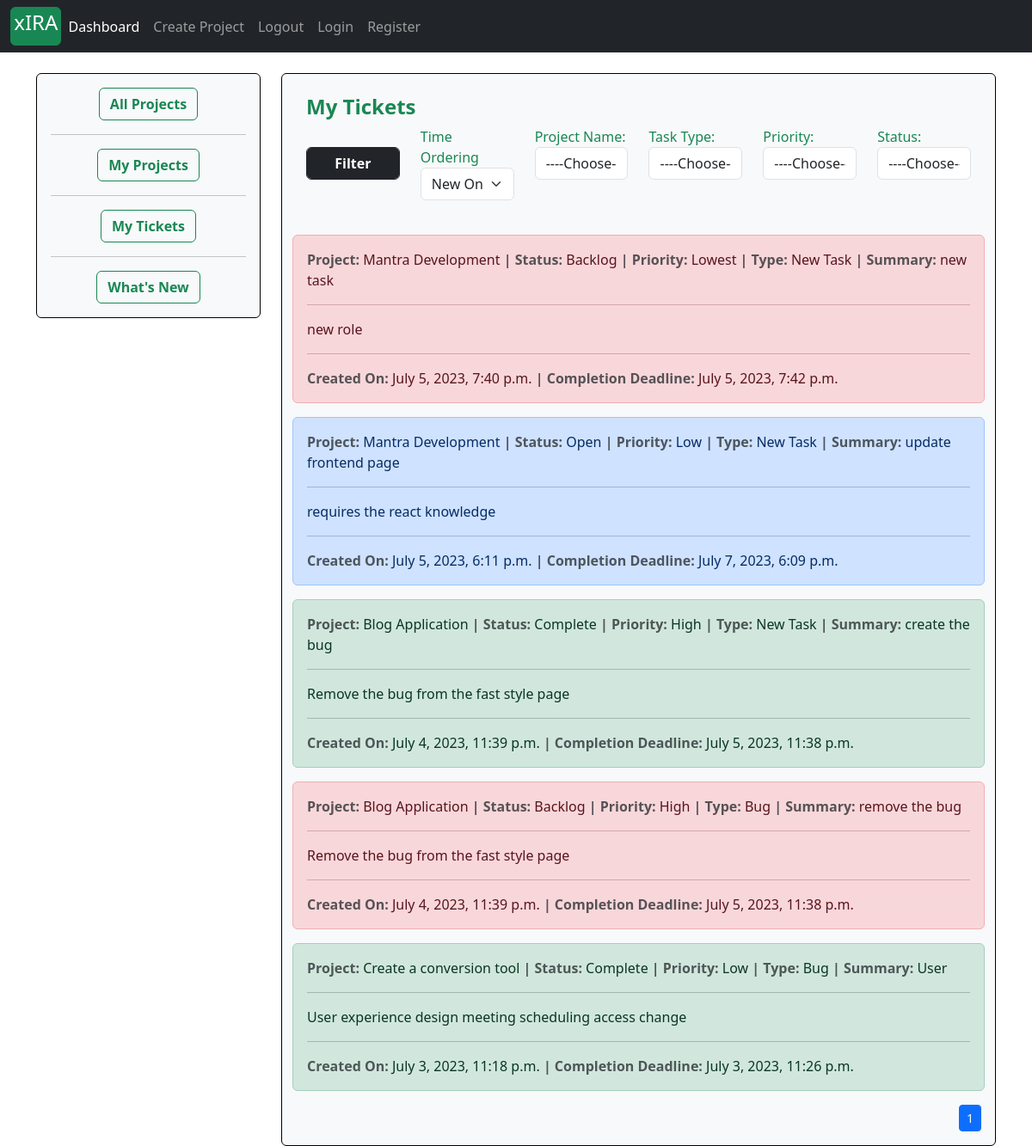
Screenshot of /ticket/see_ticket/ (signed in) with the database file from the repository.
### tickets/models.py (models this page shows, shortened)
class Task(models.Model):
    project       = models.ForeignKey(Project, on_delete=models.CASCADE)
    task_type     = models.CharField(max_length=30, choices = task_type_choices)
    short_summary = models.CharField(max_length=80)
    description   = models.TextField(max_length=500)
    assignee     = models.ForeignKey(Account, on_delete=models.CASCADE)
    status        = models.CharField(max_length=25, choices=status_field)
    priority      = models.CharField(max_length=25, choices=priority_field)
    start_date    = models.DateTimeField(auto_now_add=True)
    estimated_end_date = models.DateTimeField()
    def task_as_back_log(self):
        current_time = datetime.datetime.now().astimezone()
        estimated_end_date = self.estimated_end_date.astimezone()
        if self.status == 'Complete':
            return False
        if current_time >= estimated_end_date:
            self.status = 'Backlog'
            self.save()
            return True
        else:
            return False
    def get_status_choices(self):
        status = self.status
        if status == 'Open':
            return 'In progress', 'In progress'
        else:
            return 'Complete', 'Complete'

### projects/models.py (models this page shows)
class Project(models.Model):
    project_name         = models.CharField(max_length=30)
    project_description  = models.TextField(max_length=600, blank=True)
    project_category     = models.CharField(max_length=30, choices=choices)
    project_manager      =  models.ForeignKey(ProjectManager, on_delete=models.SET_NULL, null=True)
    assignees            =  models.ManyToManyField(Account)
    start_date           = models.DateTimeField(auto_now_add=True)
    estimated_end_date   = models.DateTimeField()
    def __str__(self):
        return self.project_name

### tickets/views.py (the view, shortened to what this page needs)
# urls.py: path('see_ticket/', views.user_manage_ticket, name='user_ticket_dashboard'),
def user_manage_ticket(request):
    user_object = Account.objects.get(id=request.user.id)
    projects = user_object.project_set.all()
    project_choice = [(project.id, project.project_name) for project in projects]
    all_task_query = Task.objects.filter(assignee__id=request.user.id)
    context = {
        'project_choice': project_choice,
        'status_choice': status_field,
        'task_type_choice': task_type_choices,
        'priority_choice': priority_field,
    }
    query_dic = request.GET
    if 'project_id' in query_dic:
        if query_dic['project_id'] != '' and len(all_task_query) > 0:
            all_task_query = all_task_query.filter(project__id=int(query_dic['project_id']))
    if 'task_type' in query_dic:
        if query_dic['task_type'] != '' and len(all_task_query) > 0:
            all_task_query = all_task_query.filter(task_type=query_dic['task_type'])
    if 'priority' in query_dic:
        if query_dic['priority'] != '' and len(all_task_query) > 0:
            all_task_query = all_task_query.filter(priority=query_dic['priority'])
    if 'status' in query_dic:
        if query_dic['status'] != '' and len(all_task_query) > 0:
            all_task_query = all_task_query.filter(status=query_dic['status'])
    all_task_query = all_task_query.order_by('-start_date')
    page_no = request.GET.get('page')
    page_object = Paginator(all_task_query, 6)
    if page_no is None:
        all_task_query = page_object.get_page(1)
    else:
        all_task_query = page_object.get_page(page_no)
    context['tickets'] = all_task_query
    context['url'] = get_url(request)
    return render(request, 'my_task_dashboard.html', context)

### projects/forms.py
class ProjectCreationForm(forms.ModelForm):
    class Meta:
        model = Project
        fields = ('project_name', 'project_category', 'project_description', 'estimated_end_date')
        widgets = {
            'project_name': forms.TextInput(attrs={'class': 'form-control',  }),
            'project_category': forms.Select(attrs={'class': 'form-control', }),
            'project_description': forms.Textarea(attrs={'class': 'form-control', 'rows':4, 'cols':15}),
        }

### projects/context_processors.py (called while the page is built)
def create_project_form(request):
    form = ProjectCreationForm()
    context = {
        'project_creation_form': form
    }
    return context

### tickets/views.py (called while the page is built)
def get_url(request):
    url = ""
    count = 0
    for j in request.GET:
        if j != 'page':
            count += 1
    if count > 0:
        url += "?"
    for item in request.GET:
        if item != 'page':
            temp_url = item + "=" + request.GET.get(item) + "&"
            url += temp_url
    if url[-1:] == "&":
        url = url[:-1]
    return url

### templates/my_task_dashboard.html (shortened to what this page needs)
{% extends 'base.html' %}
{% block content %}
{% load tz %}
<div class="container mt-4">
	<div class="row">
		<div class="col-sm-3" style="">
		  <div class="card bg bg-light" style="border: 1px solid black;">
		<div class="card-body text-center">
		  <a href="{% url 'dashboard' %}" class="btn btn-outline-success"  style="text-decoration: none"><strong>All Projects</strong></a>
		<hr>
		  <a href="{% url 'dashboard' request.user.id %}" class="btn btn-outline-success"  style="text-decoration: none"><strong>My Projects</strong></a>
		<hr>
		  <a href="{% url 'user_ticket_dashboard' %}" class="btn btn-outline-success"  style="text-decoration: none"><strong>My Tickets</strong></a>
		<hr>
		  <a href="{% url 'get_notifications' %}" class="btn btn-outline-success"  style="text-decoration: none"><strong>What's New</strong></a>
		</div>
		  </div>
		</div>
<div class="col-lg">
	<div class="card  bg-light" style="border: 1px solid black;">
{% load tz %}
<div class="container mt-2">
    <div class="card bg-light border-0" >
      <article class="card-body">
		<header class="text-success"><h4><strong class="card-title">My Tickets</strong></h4></header>
		<form action = "{% url 'user_ticket_dashboard' %}" method="GET">
				<div class="form-group row">
					<div class="col form-group" style="">
                        	<button class="btn btn-dark form-control" href="#"><strong>Filter</strong></button>
            		</div>
					<div class="col form-group">
							<label class="text-success" for="">Time Ordering</label>
							<select class="form-select" name="order_by">
							  <option value="1" selected>New One</option>
							</select>
				</div>
					<div class="col form-group">
						<label class="text-success" for="project_id">Project Name:</label>
						<select class="form-control" name="project_id">
						<option value="">----Choose----</option>
						</select>
					</div>
					<div class="col form-group">
			            <label class="text-success" for="">Task Type:</label>
						<select class="form-control" name="task_type">
						<option value="">----Choose----</option>
						</select>
					</div>
					<div class="col form-group">
			            <label class="text-success" for="">Priority:</label>
						<select class="form-control" name="priority">
						<option value="">----Choose----</option>
						</select>
					</div>
					<div class="col form-group">
			            <label class="text-success" for="">Status:</label>
						<select class="form-control" name="status">
						<option value="">----Choose----</option>
						</select>
					</div>
		</form>
		</article>
    </div>
</div>
<div class="container mt-4">
	{% for task in tickets %}
	{% if task.status != 'Complete' %}
	<a class="nav-link" type="button"  data-bs-toggle="modal" data-bs-target="#{{task.id}}" style="text-decoration: none;">
	<div class="alert alert-{% if task.task_as_back_log %}danger{% elif task.status == 'Open' %}primary{% elif task.status == 'In Progress' %}info{% else %}success{% endif %}" role="alert">
		<strong class="text-muted"> Project: </strong>
		{{task.project}}
		<strong class="text-muted">| Status: </strong>
	    {{task.status|capfirst}}
	 	<strong class="text-muted">| Priority: </strong>
	    {{task.priority}}
		<strong class="text-muted">| Type: </strong>
	    {{task.task_type}}
		<strong class="text-muted">| Summary: </strong>
	    {{task.short_summary}}
	 	<hr>
	 	<p>{{task.description}}</p>
	 	<hr>
	<strong class="text-muted"> Created On: </strong>
	 {{task.start_date|timezone:"Asia/Kolkata"}}
	<strong class="text-muted">| Completion Deadline: </strong>
	 {{task.estimated_end_date|timezone:"Asia/Kolkata"}}
	</div>
	</a>
	{% else %}
	<div class="alert alert-{% if task.task_as_back_log %}danger{% elif task.status == 'Open' %}primary{% elif task.status == 'In Progress' %}info{% else %}success{% endif %}" role="alert">
		<strong class="text-muted"> Project: </strong>
		{{task.project}}
		<strong class="text-muted">| Status: </strong>
	    {{task.status|capfirst}}
	 	<strong class="text-muted">| Priority: </strong>
	    {{task.priority}}
		<strong class="text-muted">| Type: </strong>
	    {{task.task_type}}
		<strong class="text-muted">| Summary: </strong>
	    {{task.short_summary}}
	 	<hr>
	 	<p>{{task.description}}</p>
	 	<hr>
	<strong class="text-muted"> Created On: </strong>
	 {{task.start_date|timezone:"Asia/Kolkata"}}
	<strong class="text-muted">| Completion Deadline: </strong>
	 {{task.estimated_end_date|timezone:"Asia/Kolkata"}}
	</div>
	{% endif %}
	{% endfor %}
</div>
	<nav aria-label="Page navigation example">
	  <ul class="pagination justify-content-end pagination-sm px-3">
			  {% for page_no in tickets.paginator.page_range %}
		  		{% if tickets.number == page_no %}
					{% if url %}
		  				<li class="page-item active"><a class="page-link" href="{{url}}&page={{page_no}}">{{page_no}}</a></li>
		  			{%  else %}
		  				<li class="page-item active"><a class="page-link" href="?page={{page_no}}">{{page_no}}</a></li>
		  			{% endif %}
		  		{% else %}
					{% if url %}
		  				<li class="page-item "><a class="page-link" href="{{url}}&page={{page_no}}">{{page_no}}</a></li>
		  			{%  else %}
		  				<li class="page-item "><a class="page-link" href="?page={{page_no}}">{{page_no}}</a></li>
		  			{% endif %}
		  		{% endif %}
		  	{% endfor %}
	  </ul>
</nav>
</div>
    </div>
</div>
</div>
{% endblock %}

### rows the page displays
Task: project "Mantra Development", status "Backlog", priority "Lowest", task_type "New Task", short_summary "new task", description "new role", start_date "July 5, 2023, 7:40 p.m.", estimated_end_date "July 5, 2023, 7:42 p.m."
Task: project "Mantra Development", status "Open", priority "Low", task_type "New Task", short_summary "update frontend page", description "requires the react knowledge", start_date "July 5, 2023, 6:11 p.m.", estimated_end_date "July 7, 2023, 6:09 p.m."
Task: project "Blog Application", status "Complete", priority "High", task_type "New Task", short_summary "create the bug", description "Remove the bug from the fast style page", start_date "July 4, 2023, 11:39 p.m.", estimated_end_date "July 5, 2023, 11:38 p.m."
Task: project "Blog Application", status "Backlog", priority "High", task_type "Bug", short_summary "remove the bug", description "Remove the bug from the fast style page", start_date "July 4, 2023, 11:39 p.m.", estimated_end_date "July 5, 2023, 11:38 p.m."
Task: project "Create a conversion tool", status "Complete", priority "Low", task_type "Bug", short_summary "User", description "User experience design meeting scheduling access change", start_date "July 3, 2023, 11:18 p.m.", estimated_end_date "July 3, 2023, 11:26 p.m."

### other values shown
{{ page_no }} "1"
